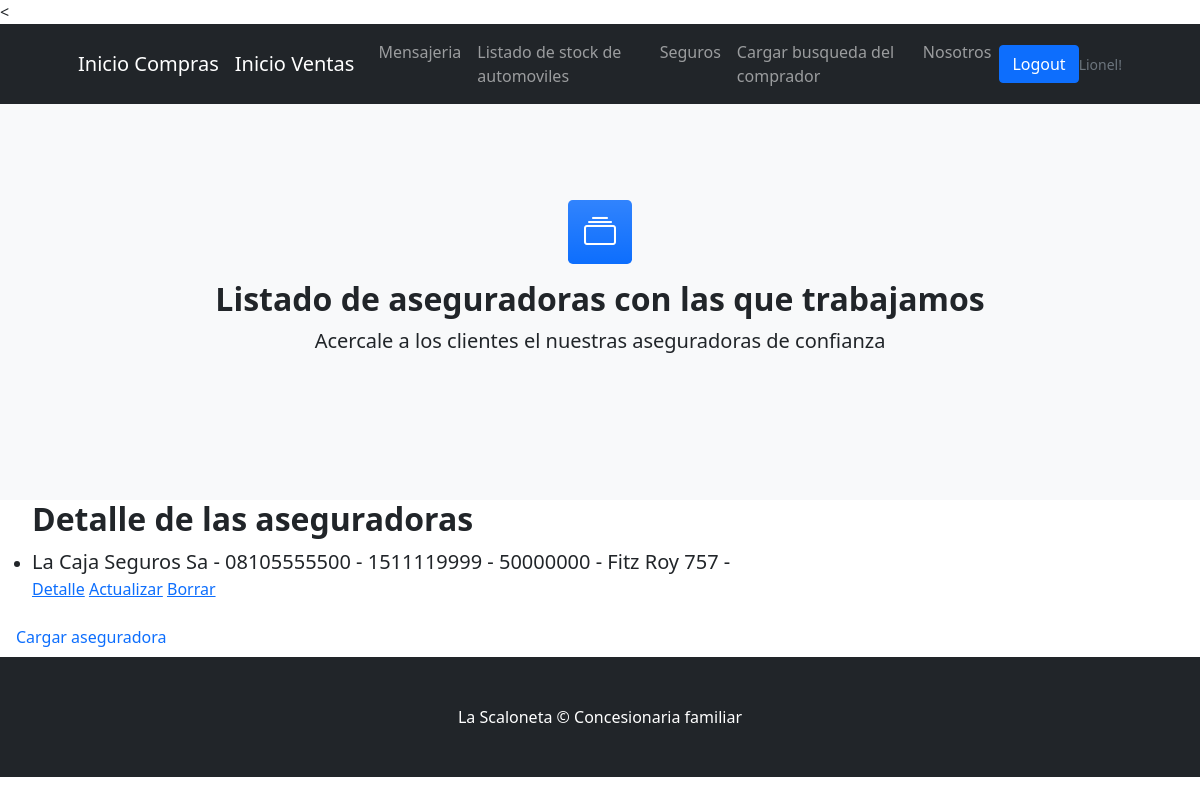
/aseguradora/ (signed in), run on an earlier commit of the app's database.
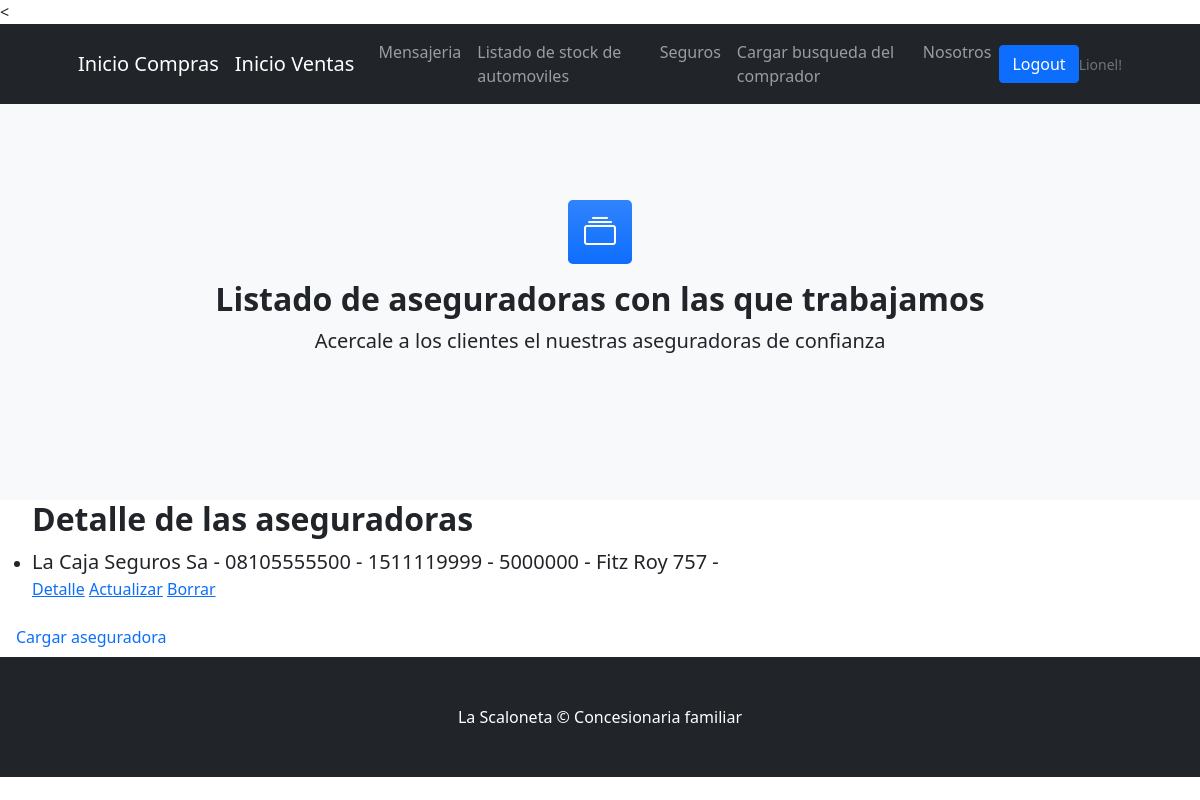
And on a later commit of the database.
### compra/models.py (models this page shows, shortened)
class Aseguradora(models.Model):
    razon_social = models.CharField(max_length=50)
    telefono = models.CharField(max_length=20)
    celular = models.IntegerField()
    poliza = models.IntegerField()
    domicilio = models.CharField(max_length=50)

### compra/views.py (the view)
# urls.py: path("aseguradora/", AseguradoraList.as_view(), name= "compra-aseguradora"),
class AseguradoraList(ListView):
    model = Aseguradora
    template_name = "compra/list_aseguradora.html"

### compra/templates/compra/list_aseguradora.html (shortened to what this page needs)
{% extends 'compra/padre.html' %}
{% block contenido %}
<section class="bg-light py-5">
    <div class="container px-5 my-5 px-5">
        <div class="text-center mb-5">
            <div class="feature bg-primary bg-gradient text-white rounded-3 mb-3"><i class="bi bi-collection"></i></div>
            <h2 class="fw-bolder">Listado de aseguradoras con las que trabajamos</h2>
            <p class="lead mb-0">Acercale a los clientes el nuestras aseguradoras de confianza</p>
        </div>
</section>
<ul>
    <h2 class="fw-bolder"> Detalle de las aseguradoras</h2>
    {% for aseguradora in object_list %}
        <li>
            <p class="lead mb-0"> {{aseguradora.razon_social}} - {{aseguradora.telefono}} - {{aseguradora.celular}} - {{aseguradora.poliza}} - {{aseguradora.domicilio}} - {{aseguradora.localidad}}</h2>
            <p class="form-floating mb-3"> <a href="{% url 'compra-aseguradora-detail' aseguradora.id %}">Detalle</a>
            <a href="{% url 'compra-aseguradora-update' aseguradora.id %}">Actualizar</a>
            <a href="{% url 'compra-aseguradora-delete' aseguradora.id %}">Borrar</a> </p>
        </li>
    {% endfor %}
</ul>
<a class="nav-link" href="{% url 'compra-aseguradora-create' %}">Cargar aseguradora</a>
{% endblock %}

What changed in the data, as far as the page shows it:
changed Aseguradora "La Caja Seguros Sa": poliza "50000000" → "5000000"
